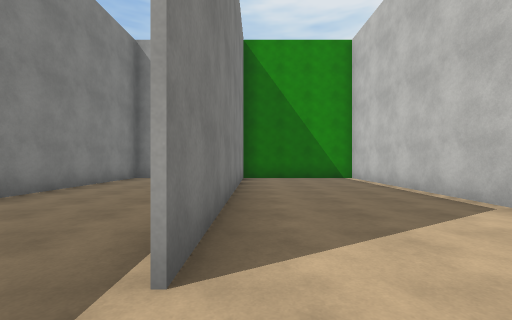
[1] (above)

22 first-person views from a walk through a scene from a Unity 3-D project. The camera is 1.3 m above the floor, looks level and sees 90° across. The floor is counted in squares, 2 m on a side. Each view is taken from the middle of a square. On the plan, view 1 faces up. The plan holds only what a view shows up to about 9 squares ahead; the rest is blank. The place goes on beyond the plan. Surface patterns are stand-ins for the level's own textures.

[2]
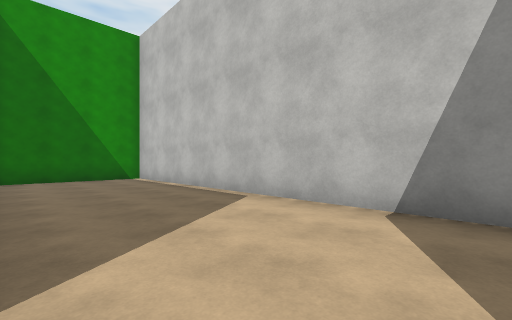

[3]
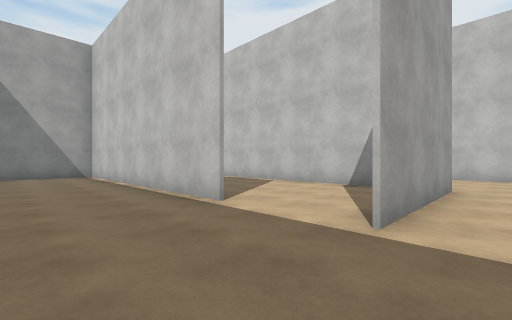

[4]
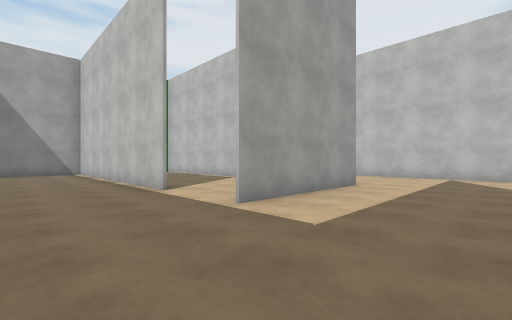

[5]
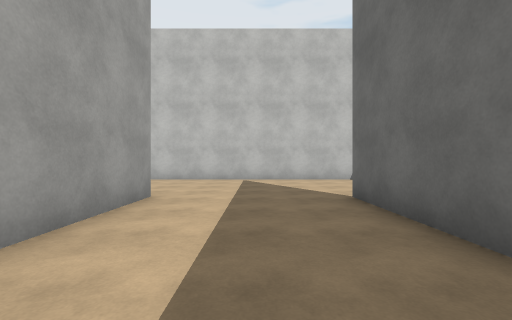

[6]
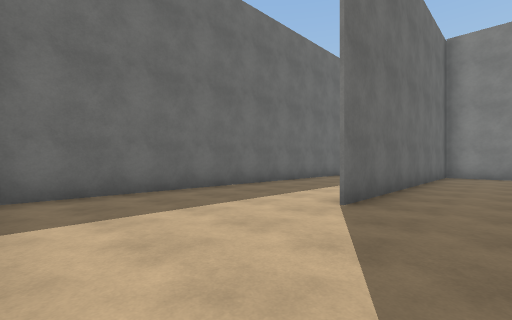

[7]
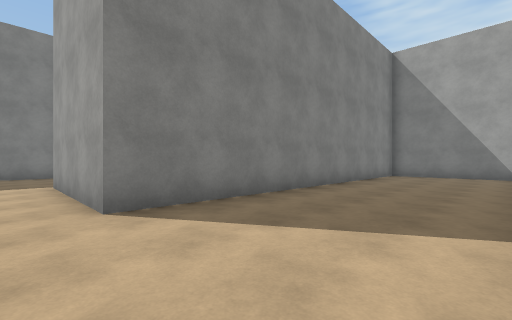

[8]
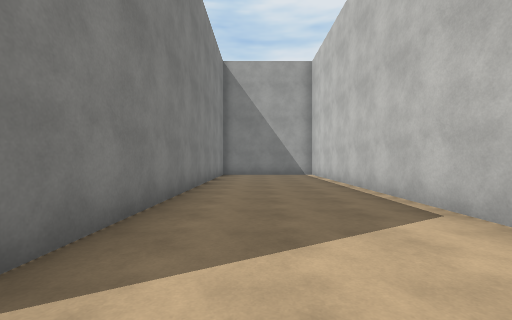

[9]
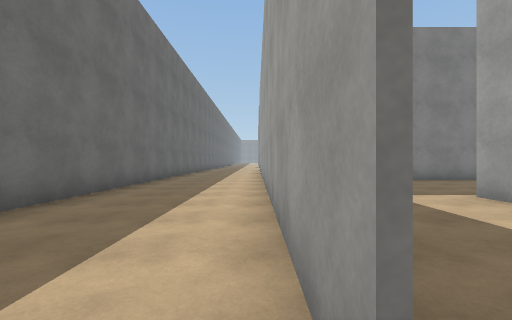

[10]
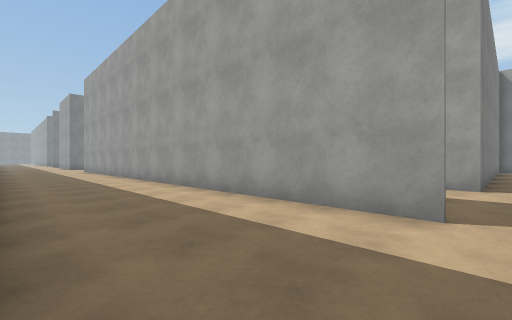

[11]
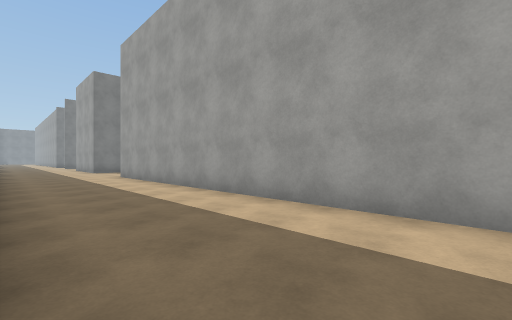

[12]
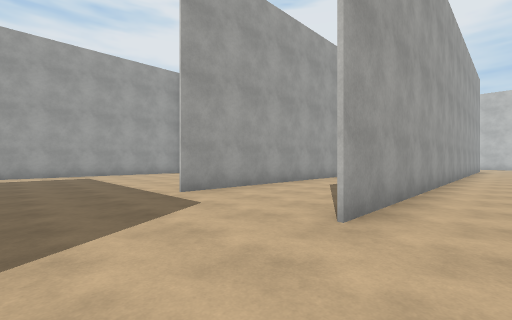

[13]
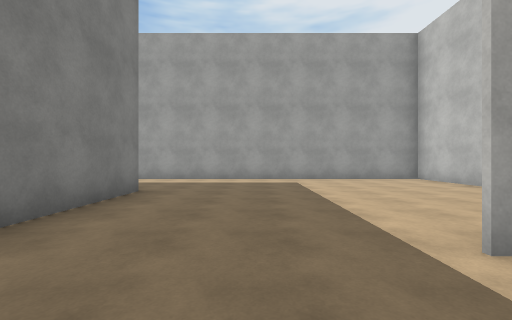

[14]
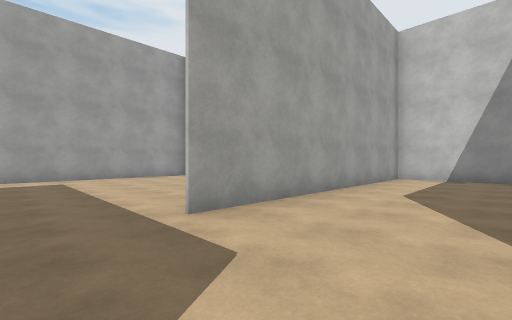

[15]
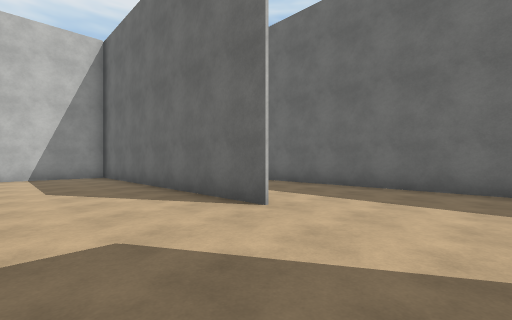

[16]
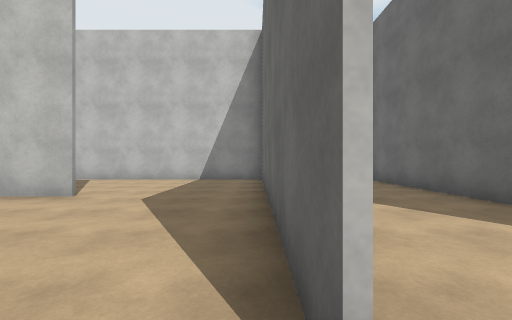

[17]
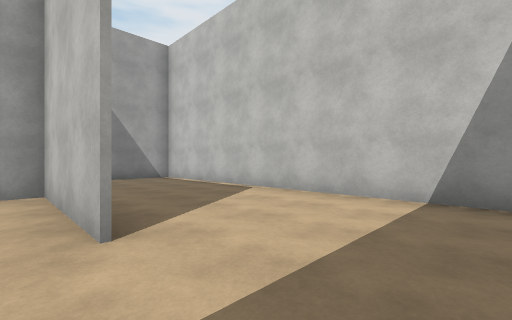

[18]
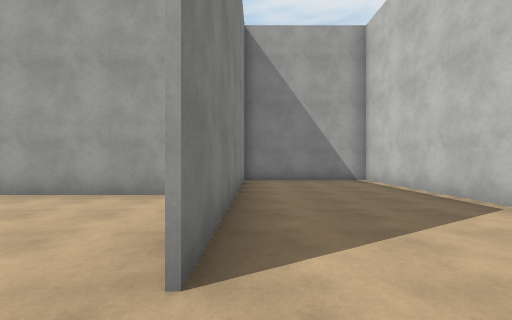

[19]
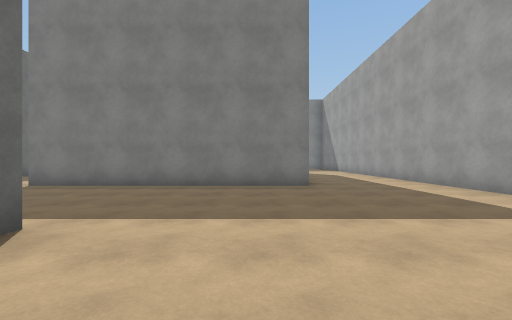

[20]
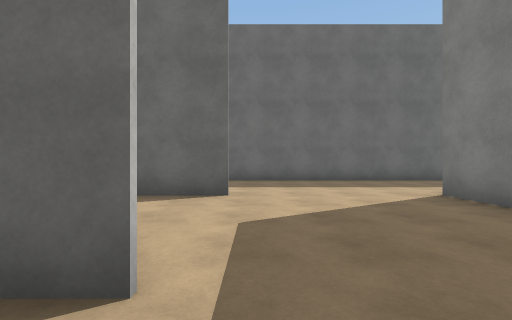

[21]
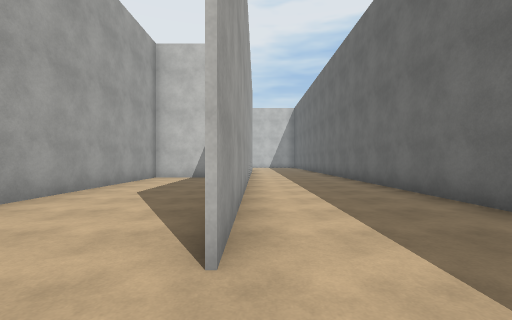

[22]
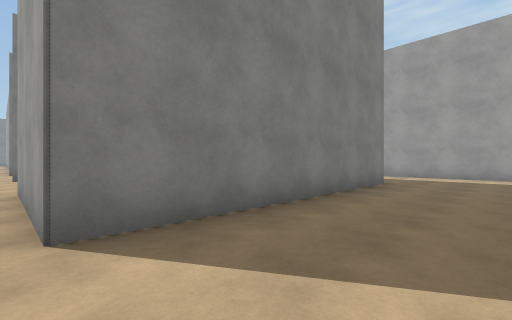

### Floor plan
Points are (right, up) in squares from view 1. A wall is a line through its corners. A room is listed if a view was taken in it or the views show most of it. See-through windows are left out.
Room 1 (views 1, 2)
walls: (3.5, 0) (3.5, 9.3) (0, 9.3); (-0.4, 9) (-0.4, 1.3)
ways out: opening at (0, 0.5) to room 2
Room 2 (views 3, 4, 5, 6, 7, 8, 9, 10, 11, 12, 13, 14, 15, 16, 17, 18, 19, 20, 21, 22)
walls: (-4.5, -1.1) (-12.5, -1.1); (-4.4, 2.3) (-4.4, -4.4); (-4.4, -4.2) (-4.4, 9.3); (-0.5, 1.3) (-0.5, 8.3); (-4, -4.7) (3.5, -4.7); (-12.5, -1.2) (-4.6, -1.2); (-12.5, -4.7) (-4.9, -4.7); (-4.4, 9) (-4.4, 4.3); (3.6, -4.8) (-12.5, -4.8); (-1.5, 9.3) (-8.4, 9.3) (-8.4, 2.3) (-8.4, 5.8) (-18.5, 5.8); (3.5, 7.4) (3.5, -1.1) (-0.5, -1.1); (-16.4, 2.4) (-16.4, -4.8) (-18.5, -4.8); (7.5, -6.2) (7.5, 7); (7, 9.3) (5.5, 9.3); (-18.5, -8.2) (7, -8.2)
ways out: opening at (0, 0.5) to room 1

Positions as (right, up) in squares from view 1, and headings:
1: (0, 0), facing up
2: (0, 0), facing up-right
3: (-3, -2), facing up-right
4: (-3, -4), facing up-right
5: (-1, -3), facing right
6: (7, -3), facing down-left
7: (7, -2), facing up-left
8: (5, -2), facing up
9: (4, -5), facing left
10: (4, -8), facing up-left
11: (-2, -8), facing up-left
12: (-15, -6), facing up-right
13: (-14, -3), facing up
14: (-14, -4), facing up-right
15: (-15, -2), facing down-right
16: (-13, -1), facing right
17: (-9, 0), facing up-right
18: (-8, 1), facing up
19: (-10, 1), facing left
20: (-13, 0), facing down
21: (-14, -5), facing right
22: (-14, -5), facing up-left
